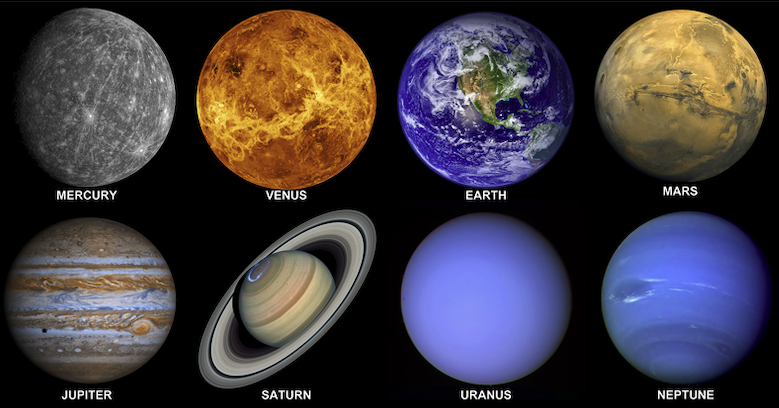
#> input picture Tutorials/Week6/solar system.png, 779 x 408 px
$ jupyter execute Week6.ipynb
#> lines starting #> are read from the running program, lines starting #| are printed output that depends on the picture; after the words box and inside, x2 and y2 are one past the last pixel; in counts of white or black regions, pixels touching at a corner belong together
[cell 1]
import cv2
import numpy as np
import matplotlib.pyplot as plt

[cell 2]
img = cv2.imread('solar system.png', 0)
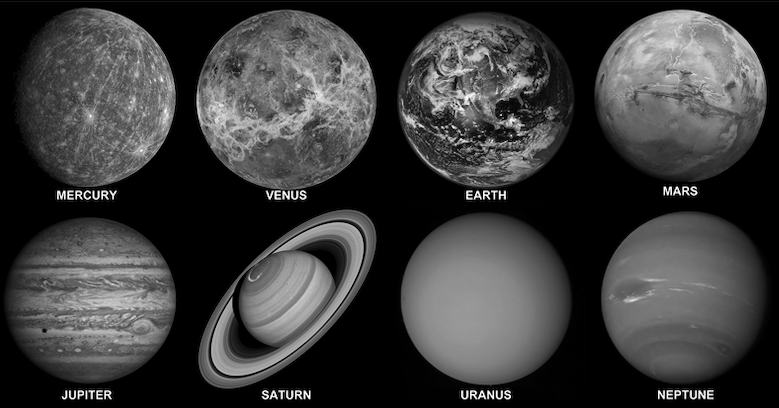
#> img: shape (408, 779); min 0, max 255, mean 59.4
template = cv2.imread('earth.png', 0)
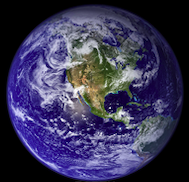
#> input picture Tutorials/Week6/earth.png, 189 x 182 px
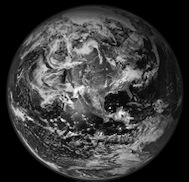
#> template: shape (182, 189); min 0, max 255, mean 58

plt.figure(figsize=(10,8))
plt.subplot(1,2,1)
plt.imshow(img)
plt.title('Main image')
plt.axis('off')

plt.subplot(1,2,2)
plt.imshow(template)
plt.title('Template')
plt.axis('off')
plt.tight_layout()
plt.show()

[cell 3]
h, w = template.shape
#> h = 182; w = 189

methods = {
    "SAD": cv2.TM_SQDIFF,
    "SSD": cv2.TM_SQDIFF_NORMED,
    "CC": cv2.TM_CCORR,
    "NNC": cv2.TM_CCOEFF_NORMED
}

[cell 4]
plt.figure(figsize=(10,8))

for i, (name, method) in enumerate(methods.items()):
    # Slide template over image
    result = cv2.matchTemplate(img, template, method)

    # Find best match
    min_val, max_val, min_loc, max_loc = cv2.minMaxLoc(result)

    # Chose location depending on method
    if method in [cv2.TM_SQDIFF, cv2.TM_SQDIFF_NORMED]:
        top_left = min_loc
    else:
        top_left = max_loc
    print(top_left)

    bottom_right = (top_left[0] + w, top_left[1] + h)

    # Draw rectangle
    img_copy = img.copy()
    cv2.rectangle(img_copy, top_left, bottom_right, 255, 2)

    # Display it
    plt.subplot(2, 2, i+1)
    plt.imshow(img_copy)
    plt.title(name)
    plt.axis('off')
#> this loop made 4 passes
#> (min_val, max_val, max_loc, top_left, bottom_right) on passes 1 to 2: (0, 364106304, (109, 121), (391, 7), (580, 189)), (0, 1, (307, 0), (391, 7), (580, 189))
#> (min_val, max_val, min_loc, top_left, bottom_right) on passes 3 to 4: (41711788, 237694464, (106, 125), (590, 0), (779, 182)), (-0.536, 1, (107, 123), (391, 7), (580, 189))
#| (391, 7)
#| (391, 7)
#| (590, 0)
#| (391, 7)
#> pass 1, `result = cv2.matchTemplate(img, template, method)`:
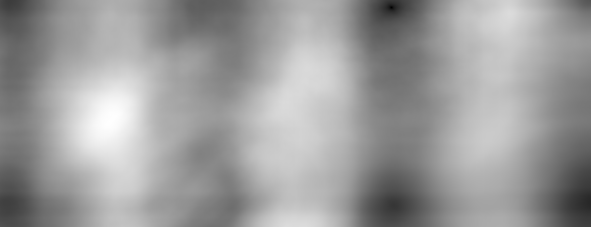
#> result: shape (227, 591) float32; min 0, max 364106304, mean 223631872; drawn with min black and max white
#> after the loop:
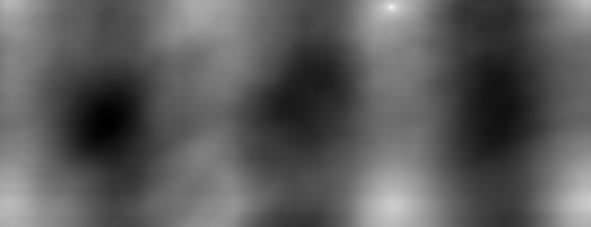
#> result: shape (227, 591) float32; min -0.536, max 1, mean 0.0185; drawn with min black and max white

plt.tight_layout()
plt.show()
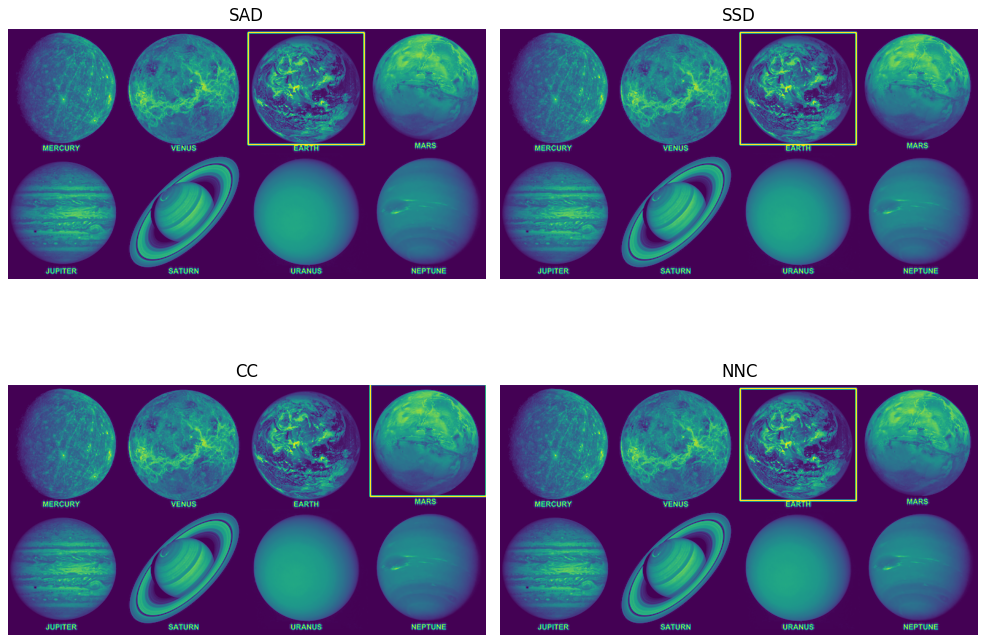
#> figure drawn by matplotlib, 4 panels

[cell 5]
sift = cv2.SIFT_create()

kp1, des1 = sift.detectAndCompute(template, None)
#> kp1 = 396 keypoints; strongest (x, y, size): (62, 120, 1.9), (29, 118, 2.2), (68, 124, 1.9), (121, 114, 7.4)
kp2, des2 = sift.detectAndCompute(img, None)
#> kp2 = 1609 keypoints; strongest (x, y, size): (659, 392, 2.1), (665, 188, 2), (493, 397, 2), (58, 192, 2.2)

bf = cv2.BFMatcher()
matches = bf.knnMatch(des1, des2, k=2)
#> matches = 396 matches

good = []
for m, n in matches:
    if m.distance < 0.5 * n.distance:
        good.append(m)
#> after the loop, good = 379 matches

result = cv2.drawMatches(template, kp1, img, kp2, good, None)
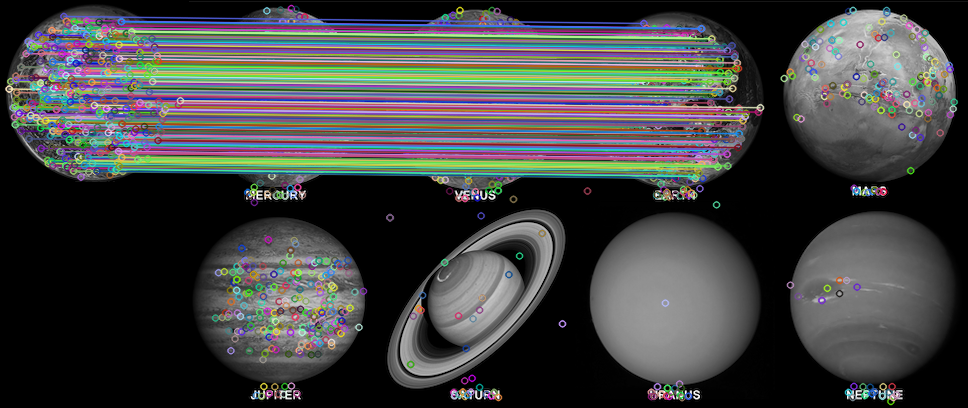
#> result: shape (408, 968, 3); mean of channels 0, 1, 2 67.1, 66.7, 65.9; drawn as B, G, R

plt.imshow(result)
plt.title("SIFT Matching")
plt.axis('off')
plt.show()

[cell 6]
img = cv2.imread('road.jpeg')
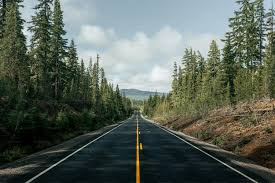
#> input picture Tutorials/Week6/road.jpeg, 275 x 183 px
#> img is the input picture: shape (183, 275, 3); mean B, G, R 89.7, 99.3, 89.9
gray = cv2.cvtColor(img, cv2.COLOR_BGR2GRAY)

plt.figure(figsize=(10,4))
plt.imshow(img)
plt.title('Main image')
plt.axis('off')
plt.show()

[cell 7]
edges = cv2.Canny(gray, 50, 150)
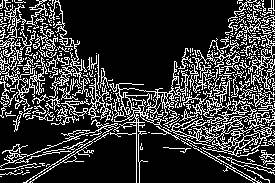
#> edges: shape (183, 275); 21.5% white in thin lines or dots

lines = cv2.HoughLines(edges, 1, np.pi/180, 135)
#> lines = [[167, 1.01], [155, 1.2], [31, 2.09]]

img_lines = img.copy()

if lines is not None:
    for rho, theta in lines[:, 0]:
        a = np.cos(theta)
        b = np.sin(theta)
        x0 = a*rho
        y0 = b*rho

        x1 = int(x0 + 1000*(-b))
        y1 = int(y0 + 1000*(a))
        x2 = int(x0 - 1000*(-b))
        y2 = int(y0 - 1000*(a))

        cv2.line(img_lines, (x1, y1), (x2, y2), (0,0,255), 1)
#> this loop made 3 passes
#> (rho, theta, a, b, x0, y0, x1, y1) on passes 1 to 3: (167, 1.01, 0.53, 0.848, 88.5, 141.6, -759, 671), (155, 1.2, 0.358, 0.934, 55.55, 144.7, -878, 503), (31, 2.09, -0.5, 0.866, -15.5, 26.85, -881, -473)
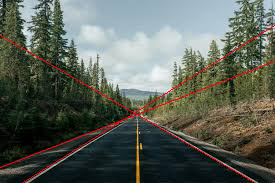
#> img_lines: shape (183, 275, 3); 1.54% of pixels changed, all inside (x1, y1, x2, y2) = (0, 25, 275, 183)

# Display it
plt.imshow(cv2.cvtColor(img_lines, cv2.COLOR_BGR2RGB))
plt.title("Detected Lines (Hough Transform)")
plt.axis('off')
plt.show()
